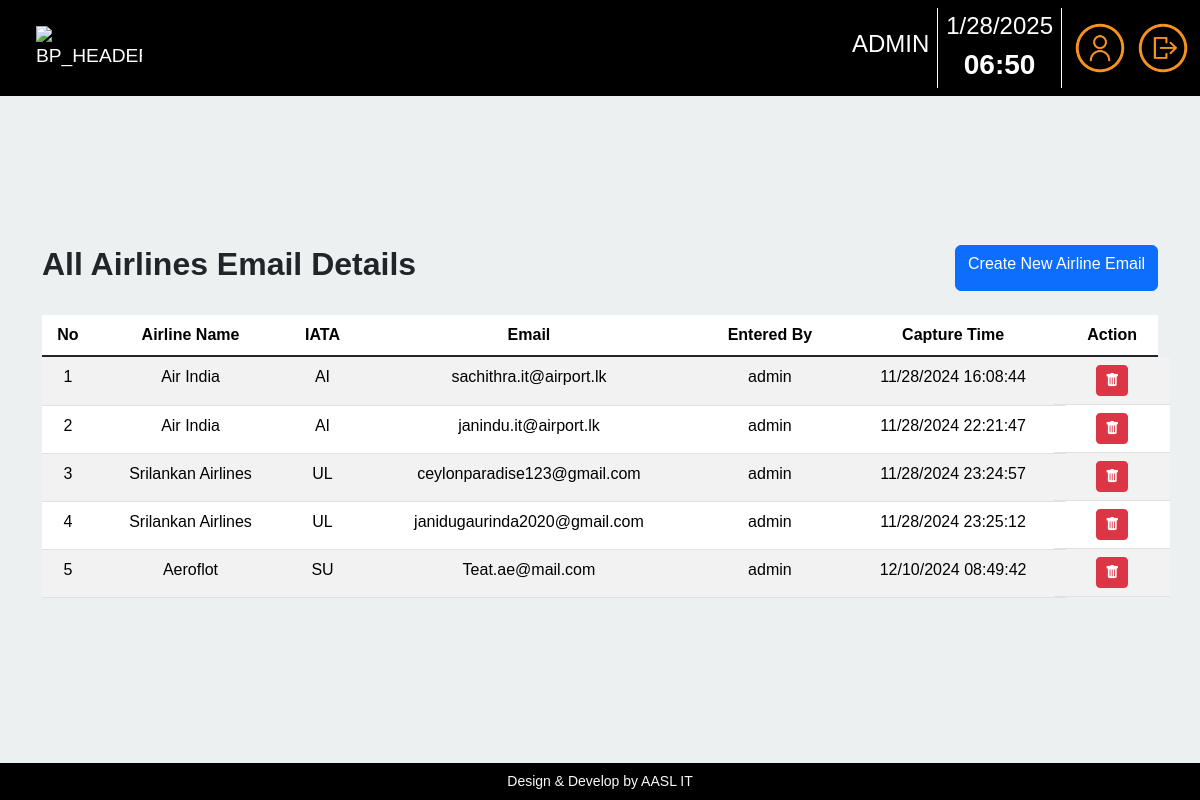
The page /airline_email.php (signed in) on the database its author committed.
### tables this page shows
CREATE TABLE `airlines_email` (
  `ae_id` int(11) NOT NULL,
  `IATA` varchar(11) NOT NULL,
  `airline_email` varchar(250) NOT NULL,
  `entered_by` varchar(50) NOT NULL,
  `cap_time` varchar(50) NOT NULL
);

CREATE TABLE `airlines_details` (
  `id` int(11) NOT NULL,
  `ICAO` varchar(4) DEFAULT NULL,
  `IATA` varchar(4) DEFAULT NULL,
  `AirlineName` varchar(255) DEFAULT NULL
);

### airline_email.php (the view, shortened to what this page needs)
<?php
include 'db_conn.php';
?>
<!DOCTYPE html>
<html lang="en">
<head>
    <link href="./bootstrap_icons/font/bootstrap-icons.css" rel="stylesheet">
    <link rel="stylesheet" href="./bootstrap/css/bootstrap.min.css">
    <link rel="stylesheet" href="./DataTables/datatables.min.css">
</head>
<body>
    <div class="page">
        <div class="header">
            <?php include './assets/navi.php'; ?>
        </div>
        <main class="content">
            <div class="container">
                <br>
                <br>
                <div style="display: flex; justify-content: space-between">
                    <h2><b>All Airlines Email Details</b></h2>
                    <a href="./add_new_airline_email.php" class="btn btn-primary">Create New Airline Email</a>
                </div>
                <br>
                <table id='example' class='table table-striped cell-border text-center' style='width:100%'>
                    <thead>
                        <tr>
                            <th class="text-center">No</th>
                            <th class="text-center">Airline Name</th>
                            <th class="text-center">IATA</th>
                            <th class="text-center">Email</th>
                            <th class="text-center">Entered By</th>
                            <th class="text-center">Capture Time</th>
                            <th class="text-center">Action</th>
                        </tr>
                    </thead>
                    <tbody class='table-group-divider'>
                        <?php
                        $a = "SELECT airlines_email.*, airlines_details.AirlineName
FROM airlines_email
INNER JOIN airlines_details ON airlines_email.IATA=airlines_details.IATA;";
                        $result1 = $conn->query($a);
                        if ($result1->num_rows > 0) {
                            $count = 1;
                            while ($row1 = $result1->fetch_assoc()) {
                        ?>
                                <td class="text-center"><?php echo $count ?></td>
                                <td class="text-center"><?php echo $row1["AirlineName"]; ?></td>
                                <td class="text-center"><?php echo $row1["IATA"]; ?></td>
                                <td class="text-center"><?php echo $row1["airline_email"] ?></td>
                                <td class="text-center"><?php echo $row1["entered_by"] ?></td>
                                <td class="text-center"><?php echo $row1["cap_time"] ?></td>
                                <td class="row">
                                    <div class="d-flex justify-content-center">
                                        <form method="post" class="col" action="./delete_airline_mail.php" onsubmit="return confirmAction()">
                                            <button type="submit" class="btn btn-danger btn-sm" id="myTooltip" data-bs-toggle="tooltip" data-bs-placement="top" title="View and Update User">
                                                <i class="bi bi-trash-fill"></i>
                                            </button>
                                        </form>
                                    </div>
                                </td>
                        <?php
                                $count++;
                            }
                        } else {
                            echo "0 results";
                        }
                        ?>
                    </tbody>
                </table>
            </div>
            <br>
            <br>
        </main>
        <footer class="footer">
            <?php include './assets/footer.php'; ?>
        </footer>
    </div>
</body>
</html>

### assets/navi.php (shortened to what this page needs)
<!DOCTYPE html>
<html lang="en">
<head>
</head>
<?php
$userType = isset($_SESSION['USER_TYPE']) ? $_SESSION['USER_TYPE'] : '';
$link = './user_dashboard.php';
if ($userType === 'Admin') {
    $link = './admin_dashboard.php';
} elseif ($userType === 'User') {
    $link = './user_dashboard.php';
}
?>
<body>
    <nav class="navbar navbar-expand-lg">
        <div class="container-fluid">
            <div class="collapse navbar-collapse" id="navbarNav">
                <ul class="navbar-nav">
                    <li class="nav-item">
                        <a class="nav-link" href="<?php echo $link; ?>"><img src="img/BP_Header.png" alt="BP_Header" class="img_dashbord"></a>
                    </li>
                </ul>
                <ul class="navbar-nav ms-auto">
                    <li class="nav-item nav-item-center ps-2">
                        <h4 class="text-white" style="font-size: 24px;"> <?php echo isset($_SESSION['Dname']) ? $_SESSION['Dname'] : ''; ?></h4>
                    </li>
                    <li class="nav-item nav-item-center ps-2">
                    </li>
                    <li class="nav-item nav-item-center ps-2 datetime-container">
                        <span id="date" class="text-white" style="font-size: 24px;"></span>
                        <span id="time" class="text-white fw-bold" style="font-size: 28px;"></span>
                    </li>
                    <li class="nav-item nav-item-center ps-2">
                    </li>
                    <li class="nav-item nav-item-center ps-2">
                        <img src="./img/User.png" alt="UN Icon" class="img-icon">
                    </li>
                    <li class="nav-item nav-item-center ps-2">
                        <a href="./logOut.php" class="" onclick="return logout();">
                            <img src="./img/Logout.png" alt="UN Icon" class="img-icon">
                        </a>
                    </li>
                </ul>
            </div>
        </div>
    </nav>
</body>
</html>

### assets/footer.php (shortened to what this page needs)
</head>
<body>
  <footer class="text-center text-lg-start bg-body-tertiary text-muted">
    <div class="text-center footer p-2 text-light">
      Design & Develop by AASL IT
    </div>
  </footer>

### airline_email.php (style rules this page uses)
html, body { background: #ECF0F1; height: 100%; margin: 0; padding: 0; font-family: 'Acumin Variable Concept', sans-serif; overflow-y: hidden; }
.page { display: flex; flex-direction: column; height: 100vh; position: relative; overflow-y: auto; }
.content { flex: 1; display: flex; flex-direction: column; align-items: center; justify-content: center; }
.img_dashbord { height: auto; max-width: 80%; }

### assets/navi.php (style rules this page uses)
.navbar { background: #000; font-family: 'Acumin Variable Concept', sans-serif; text-transform: uppercase; font-weight: lighter; font-size: larger; }
.navbar-nav .nav-link { color: white !important; }
.ms-auto { margin-left: auto !important; }
.nav-item-center { display: flex; align-items: center; }
.img-icon { width: 50px; height: 50px; margin-left: 5px; }
.datetime-container { display: flex; flex-direction: column; align-items: right; }

### assets/footer.php (style rules this page uses)
.footer { background: #000; font-family: 'Acumin Variable Concept', sans-serif; font-weight: lighter; font-size: 14px; }

### rows shown on the page
airlines_email: airlines_details.AirlineName "Air India", IATA "AI", airline_email "sachithra.it@airport.lk", entered_by "admin", cap_time "11/28/2024 16:08:44"
airlines_email: airlines_details.AirlineName "Air India", IATA "AI", airline_email "janindu.it@airport.lk", entered_by "admin", cap_time "11/28/2024 22:21:47"
airlines_email: airlines_details.AirlineName "Srilankan Airlines", IATA "UL", airline_email "ceylonparadise123@gmail.com", entered_by "admin", cap_time "11/28/2024 23:24:57"
airlines_email: airlines_details.AirlineName "Srilankan Airlines", IATA "UL", airline_email "janidugaurinda2020@gmail.com", entered_by "admin", cap_time "11/28/2024 23:25:12"
airlines_email: airlines_details.AirlineName "Aeroflot", IATA "SU", airline_email "Teat.ae@mail.com", entered_by "admin", cap_time "12/10/2024 08:49:42"

### other values the page prints
$_SESSION['Dname'] "ADMIN"
